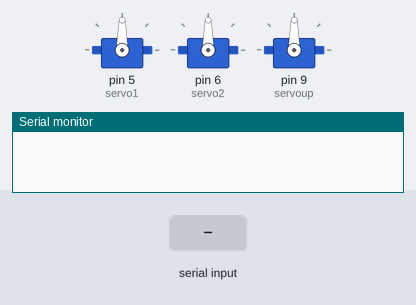
Simulated run of this sketch. Board: Arduino Uno, built with avr-gcc and run on an emulated ATmega328P. Shown: 3 × servo, the last lines printed to the serial monitor. Inputs (shaded band) come from the test bench.

Above: at 0.01 s.
At 1.3 s:
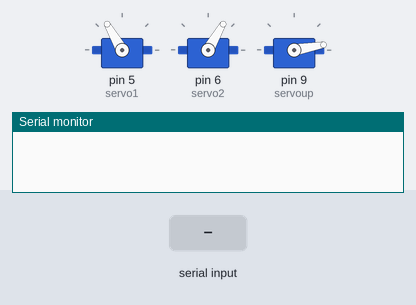
1.4 s: "R90\n" received over Serial
At 2.8 s:
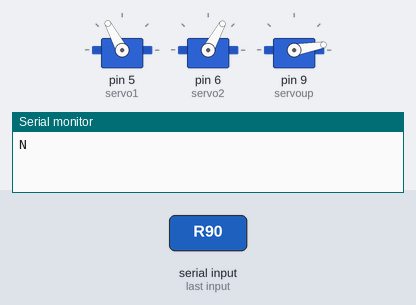
Timing chart, 0 to 4.4 s (numbered marks = the images above; inputs shaded):
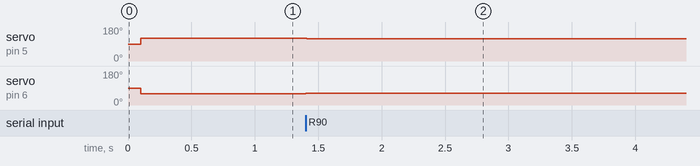

Measured:
- after the input at 1.4 s, servo on pin 5 (servo1): 120° → 118° at once; servo on pin 6 (servo2): 60° → 61° at once

The sketch:

Minidraw.ino
```cpp
#include <Servo.h>

Servo servo1;
Servo servo2;
Servo servoup;
boolean stringComplete = false;
String inputString;
double rotate1;
double rotate2;
int updown;

double servo1Langle;
double servo2Langle;
double s1diff;
double s2diff;
double s1step;
double s2step;
int msdelay=3;

String Splitstr;
int findcomma;
int previouscomma;

int divby=50;

int pos;
int penpos;


//Variables for trignomentry
float baselen=4.5;
float arm1len=3.0;
float arm2len=6.0;
float selx;
float sely;
float pi=3.14159;

float baslenmid= baselen / 2;
float topstart= 3;
float arm3lens1;
float arm3lens2;

float S1angle;
float S2angle;

float C1angle;
float C2angle;

float S1Totangle;
float S2Totangle;

float initialangle=60;

void setup() {
  servo1.attach(5);
  servo2.attach(6);
  servoup.attach(9);
  delay(100);
  servo1Langle=120;
  servo2Langle=60;
  servo1.write(servo1Langle);
  servo2.write(servo2Langle);
  servoup.write(10);
  //servoup.write(110);
  penpos=0;
  Serial.begin(9600);
}

void loop() {
  if(stringComplete == true)
  {
    findcomma=0;
    previouscomma=0;
    findcomma=inputString.indexOf(",",findcomma);
    if (findcomma>0)
    {
      Splitstr=inputString.substring(0,findcomma);
      rotate1=Splitstr.toDouble();
    }
    previouscomma=findcomma+1;
    inputString = inputString.substring(previouscomma);

    findcomma=0;
    findcomma=inputString.indexOf(",",findcomma);
    if (findcomma>0)
    {
      Splitstr=inputString.substring(0,findcomma);
      rotate2=Splitstr.toDouble();
    }

    previouscomma=findcomma+1;
    inputString = inputString.substring(previouscomma);

    findcomma=0;
    findcomma=inputString.indexOf(",",findcomma);
    if (findcomma>0)
    {
      Splitstr=inputString.substring(0,findcomma);
      updown=Splitstr.toInt();
    }
      selx=(rotate1/divby)+baslenmid;
      sely=(rotate2/divby)+topstart;
      anglecalc();
      S1Totangle=S1Totangle-initialangle;
      S2Totangle=180-(S2Totangle-initialangle);

      if(S1Totangle>=0 and S1Totangle<=180)
      {
        if(S2Totangle>=0 and S2Totangle<=180)
        {
          s1diff=servo1Langle-S1Totangle;
          s2diff=servo2Langle-S2Totangle;
          if(abs(s1diff)>abs(s2diff))
          {
            s1step=s1diff/abs(s1diff);
            s2step=s2diff/abs(s1diff);
//            Serial.print(s1step);
//            Serial.print("#####");
//            Serial.println(s2step);
            for (pos = 0; pos <= abs(s1diff); pos += 1) {
              servo1Langle=servo1Langle-s1step;
              servo2Langle=servo2Langle-s2step;
              servo1.write(servo1Langle);
              servo2.write(servo2Langle);
//              Serial.print(servo1Langle);
//              Serial.print("##");
//              Serial.println(servo2Langle);
              delay(msdelay);
            }
//            Serial.print(S1Totangle);
//            Serial.print("##");
//            Serial.println(S2Totangle);
            servo1.write(S1Totangle);
            servo2.write(S2Totangle);
          }
          else if(abs(s2diff)>0)
          {
            s1step=s1diff/abs(s2diff);
            s2step=s2diff/abs(s2diff);
//              Serial.print(s1step);
//              Serial.print("*****");
//              Serial.println(s2step);
            for (pos = 0; pos <= abs(s2diff); pos += 1) {
              servo1Langle=servo1Langle-s1step;
              servo2Langle=servo2Langle-s2step;
              servo1.write(servo1Langle);
              servo2.write(servo2Langle);
//              Serial.print(servo1Langle);
//              Serial.print("-");
//              Serial.println(servo2Langle);
              delay(msdelay);
            }
//            Serial.print(S1Totangle);
//            Serial.print("-");
//            Serial.println(S2Totangle);
            servo1.write(S1Totangle);
            servo2.write(S2Totangle);

          }
          servo1Langle=S1Totangle;
          servo2Langle=S2Totangle;
          if(updown!=penpos)
          {
            penpos=updown;
            penupdown();
          }
        }
      }
      else
      {
        if (penpos==1)
        {
            penpos=0;
            penupdown();
        }
      }


    Serial.print("N");
    inputString="";
    stringComplete = false;
  }
}

void penupdown()
{
    if (penpos==1)
    {
        for (pos = 10; pos <= 110; pos += 1) {
          servoup.write(pos);
          delay(msdelay);
        }
    }
    else
    {
        for (pos = 110; pos >10 ; pos -= 1) {
          servoup.write(pos);
          delay(msdelay);
        }
    }
}

void anglecalc()
{
  arm3lens1 = sqrt((pow((selx - 0), 2)) + (pow((sely - 0), 2)));
  arm3lens2 = sqrt((pow((selx - baselen), 2)) + (pow((sely - 0), 2)));

  S1angle=findangle(arm1len, arm3lens1, arm2len);
  S2angle = findangle(arm1len, arm3lens2, arm2len);
  C1angle = findangle(baselen, arm3lens1, arm3lens2);
  C2angle = findangle(baselen, arm3lens2, arm3lens1);

  S1Totangle = round((S1angle + C1angle)*100)/100.00;
  S2Totangle = round((S2angle + C2angle)*100)/100.00;

}
float findangle(float opp,float adj,float hyp)
{
  float Scal;
  float Scal2;
  Scal2 = (pow(opp, 2) + pow(adj, 2) - pow(hyp, 2)) / (2.0 * opp * adj);
  Scal = acos(Scal2);
  Scal =findangle(Scal);
  return Scal;
}
float findangle(float radians)
{
  float degree;
  degree = radians * (180 / pi);
  return degree;
}
void serialEvent() {
 while (Serial.available()) {
    char inChar = (char)Serial.read();
    if (inChar == 'R') {
      stringComplete = true;
     }
     else
     {
      inputString += inChar;
     }
  }
}
```
